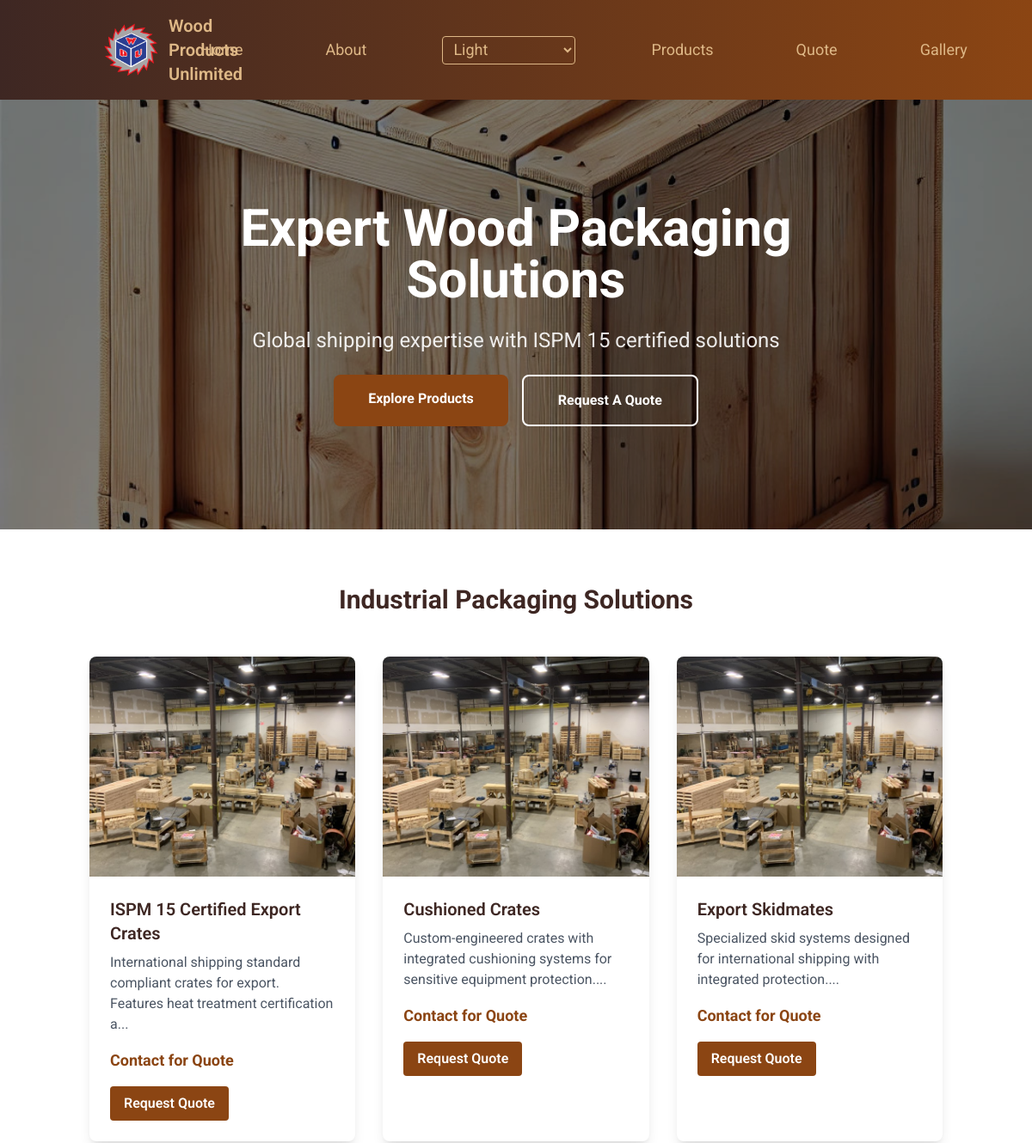
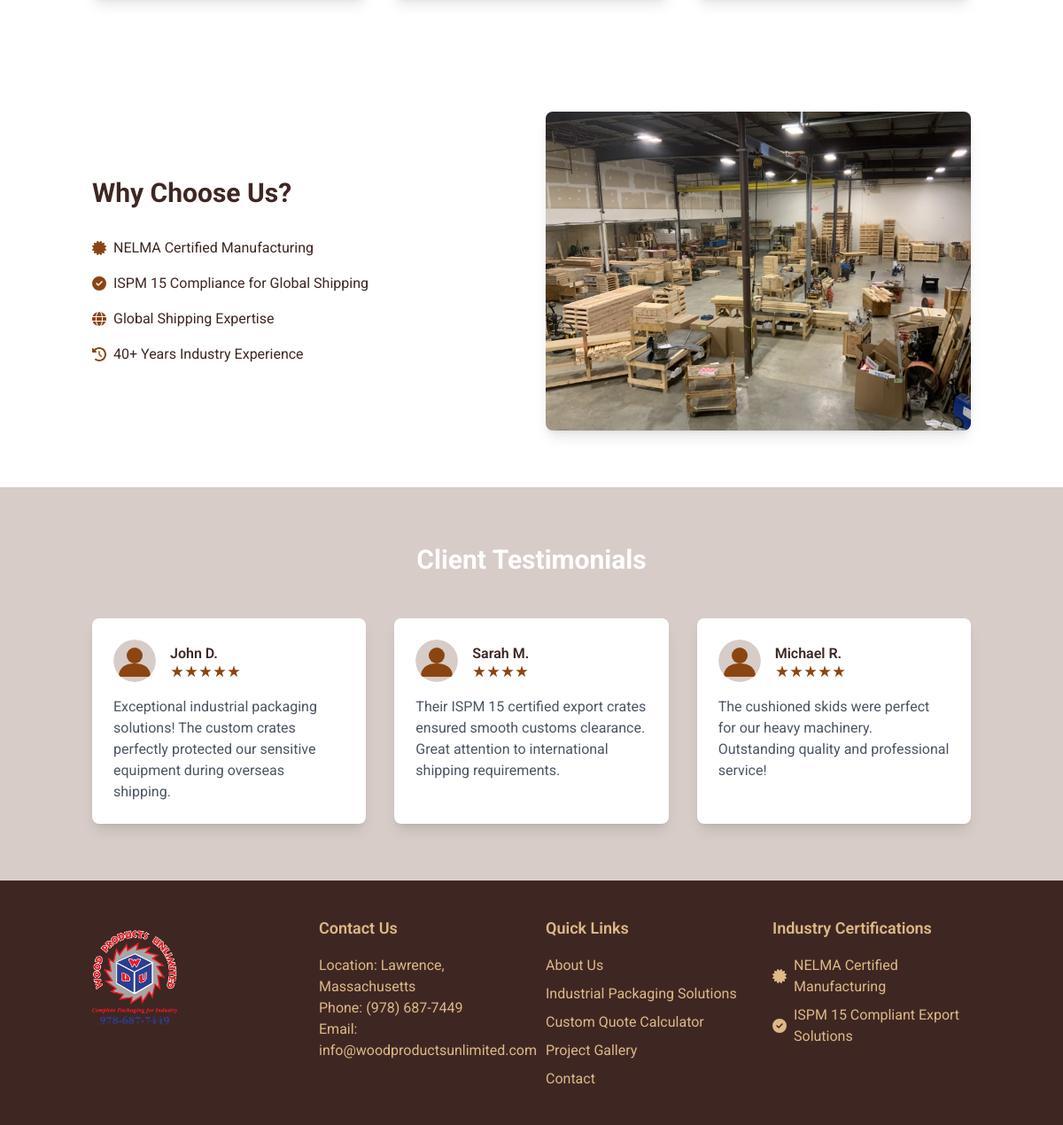
The page / on the database its author committed (2 pictures, top to bottom).
### models.py (models this page shows)
class Product(db.Model):
    id = db.Column(db.Integer, primary_key=True)
    name = db.Column(db.String(100), nullable=False)
    description = db.Column(db.Text, nullable=False)
    category = db.Column(db.String(50), nullable=False)
    package_type = db.Column(db.String(50), nullable=True)  # Added package_type field
    image_url = db.Column(db.String(200), nullable=False)
    price = db.Column(db.Float, nullable=False)
    created_at = db.Column(db.DateTime, default=datetime.utcnow)

class Testimonial(db.Model):
    id = db.Column(db.Integer, primary_key=True)
    client_name = db.Column(db.String(100), nullable=False)
    rating = db.Column(db.Integer, nullable=False)
    content = db.Column(db.Text, nullable=False)
    is_featured = db.Column(db.Boolean, default=False)
    created_at = db.Column(db.DateTime, default=datetime.utcnow)

### routes/public/routes.py (the view)
@public.route('/')
def index():
    try:
        print("Attempting to render index page")
        featured_products = Product.query.limit(3).all()
        testimonials = Testimonial.query.filter_by(is_featured=True).limit(3).all()
        print("Attempting to fetch featured products and testimonials...")
        print(f"Found {len(featured_products)} products and {len(testimonials)} testimonials")
        for idx, product in enumerate(featured_products):
            print(f"Product {idx + 1}:")
            print(f"  Name: {product.name}")
            print(f"  Description: {product.description}")
            print(f"  Image URL: {product.image_url}")
            print(f"  Category: {product.category}")
        for idx, testimonial in enumerate(testimonials):
            print(f"Testimonial {idx + 1}:")
            print(f"  Client Name: {testimonial.client_name}")
            print(f"  Rating: {testimonial.rating}")
            print(f"  Content: {testimonial.content}")
            print(f"  Featured: {testimonial.is_featured}")
        hero_variant = request.args.get('hero', '1')
        return render_template('index.html',
                             products=featured_products,
                             testimonials=testimonials,
                             hero_variant=hero_variant)
    except Exception as e:
        print(f"Error in index route: {str(e)}")
        return str(e), 500

### templates/index.html (shortened to what this page needs)
{% extends "base.html" %} {% block content %}
{% set hero_variant = request.args.get('hero', '2') %}
{% if hero_variant == '1' %}
<div class="bg-gradient-to-r from-wood-dark to-wood-brown text-white min-h-[300px] relative overflow-hidden">
    <div class="absolute inset-0 opacity-10 bg-pattern"></div>
    <div class="relative w-full">
        <div class="max-w-7xl mx-auto">
            <div class="grid grid-cols-1 md:grid-cols-2 min-h-[500px] relative">
                <div class="hero-content text-left flex flex-col justify-center z-10 space-y-6 px-6 py-12 md:py-16 md:px-12 lg:px-16">
                    <h1 class="text-3xl sm:text-4xl md:text-5xl font-bold leading-tight tracking-tight mb-4 hero-title">
                        Industrial Wood Packaging Solutions
                    </h1>
                    <p class="text-base sm:text-lg md:text-xl opacity-95 leading-relaxed font-medium max-w-xl hero-subtitle">
                        Custom-engineered wood packaging solutions for global
                        shipping and industrial applications
                    </p>
                    <div class="flex flex-col sm:flex-row gap-4 sm:space-x-4 mt-4">
                        <a href="/products"
                            class="bg-wood-brown hover:bg-wood-dark text-white font-bold py-3 px-8 rounded-lg transition duration-300 text-center">
                            View Solutions</a>
                        <a href="/quote"
                            class="border-2 border-white hover:bg-white hover:text-wood-dark text-white font-bold py-3 px-8 rounded-lg transition duration-300 text-center hero-cta">
                            Get Quote</a>
                    </div>
                </div>
                <div class="relative md:absolute md:right-0 md:top-0 h-[300px] md:h-full w-full md:w-[55%] xl:w-1/2">
                    <img src="/static/images/wood_crate.jpg" alt="Industrial Wood Packaging"
                        class="w-full h-full object-cover object-center" loading="eager"
                        fetchpriority="high" decoding="async" />
                </div>
            </div>
        </div>
    </div>
</div>
{% elif hero_variant == '2' %}
<div class="relative min-h-[500px] overflow-hidden">
    <div class="absolute inset-0">
        <img src="/static/images/wood_crate.jpg" alt="Industrial Wood Packaging"
            class="w-full h-full object-cover brightness-50" loading="eager" fetchpriority="high" decoding="async" />
    </div>
    <div class="relative max-w-7xl mx-auto px-4 py-24 flex items-center justify-center min-h-[500px]">
        <div class="text-center text-white space-y-6 max-w-3xl">
            <h1 class="text-4xl sm:text-5xl md:text-6xl font-bold leading-tight">
                Expert Wood Packaging Solutions
            </h1>
            <p class="text-xl sm:text-2xl opacity-90 mb-8">
                Global shipping expertise with ISPM 15 certified solutions
            </p>
            <div class="flex flex-col sm:flex-row justify-center gap-4">
                <a href="/products"
                    class="bg-wood-brown hover:bg-wood-dark text-white font-bold py-4 px-10 rounded-lg transition duration-300">
                    Explore Products</a>
                <a href="/quote"
                    class="bg-transparent border-2 border-white hover:bg-white hover:text-wood-dark text-white font-bold py-4 px-10 rounded-lg transition duration-300">
                    Request A Quote</a>
            </div>
        </div>
    </div>
</div>
{% endif %}
<div class="container mx-auto px-4 py-16">
    <h2 class="text-3xl font-bold text-center mb-12">
        Industrial Packaging Solutions
    </h2>
    <div class="grid grid-cols-1 md:grid-cols-3 gap-8">
        {% if products %}
            {% for product in products %}
        <div class="product-card group bg-white rounded-lg shadow-lg overflow-hidden transform hover:-translate-y-1 transition-all duration-300 ease-in-out">
            <div class="relative">
                <img
                    src="{{ product.image_url }}"
                    class="w-full h-64 object-cover"
                    loading="lazy"
                    alt="{{ product.name }}"
                    decoding="async"
                />
                <div class="p-6">
                    <h5 class="text-xl font-semibold mb-2">
                        {{ product.name }}
                    </h5>
                    <p class="text-gray-600 mb-4">
                        {{ product.description[:100] }}...
                    </p>
                    <p class="text-wood-brown font-bold text-lg mb-4">
                        Contact for Quote
                    </p>
                    <a
                        href="/quote?package_type={{ product.package_type|default('') }}&name={{ product.name|urlencode }}&description={{ product.description|urlencode }}"
                        class="inline-block bg-wood-brown hover:bg-wood-dark text-white font-semibold py-2 px-4 rounded transition duration-300"
                        >Request Quote</a
                    >
                </div>
            </div>
        </div>
        {% endfor %}
        {% else %}
            <div class="col-span-3 text-center py-8">
                <p class="text-gray-600">No products available at the moment.</p>
            </div>
        {% endif %}
    </div>
</div>
<div class="container mx-auto px-4 py-16">
    <div class="grid grid-cols-1 md:grid-cols-2 gap-8 items-center">
        <div>
            <h2 class="text-3xl font-bold mb-8">Why Choose Us?</h2>
            <ul class="space-y-4">
                <li class="flex items-center">
                    <i class="fas fa-certificate text-wood-brown mr-2"></i>
                    NELMA Certified Manufacturing
                </li>
                <li class="flex items-center">
                    <i class="fas fa-check-circle text-wood-brown mr-2"></i>
                    ISPM 15 Compliance for Global Shipping
                </li>
                <li class="flex items-center">
                    <i class="fas fa-globe text-wood-brown mr-2"></i> Global
                    Shipping Expertise
                </li>
                <li class="flex items-center">
                    <i class="fas fa-history text-wood-brown mr-2"></i> 40+
                    Years Industry Experience
                </li>
            </ul>
        </div>
        <div>
            <img
                src="/static/images/workshop.jpg"
                class="rounded-lg shadow-lg"
                loading="lazy"
                decoding="async"
                alt="Industrial Workshop"
            />
        </div>
    </div>
</div>
<div class="bg-wood-accent bg-opacity-10 py-16">
    <div class="container mx-auto px-4">
        <h2 class="text-3xl font-bold text-center text-white mb-12">
            Client Testimonials
        </h2>
        <div class="grid grid-cols-1 md:grid-cols-3 gap-8">
            {% if testimonials %}
                {% for testimonial in testimonials %}
            <div
                class="testimonial-card group bg-white p-6 rounded-lg shadow-lg transform hover:-translate-y-1 transition-all duration-300 ease-in-out hover:shadow-xl"
            >
                <div class="flex items-center mb-4">
                    <img
                        src="/static/images/avatar-placeholder.svg"
                        alt="Client"
                        class="w-12 h-12 rounded-full mr-4"
                        loading="lazy"
                        decoding="async"
                    />
                    <div>
                        <h4 class="font-semibold text-wood-dark">
                            {{ testimonial.client_name }}
                        </h4>
                        <div class="flex">
                            {% for _ in range(testimonial.rating) %}
                            <img
                                src="/static/images/star.svg"
                                alt="star"
                                class="w-4 h-4"
                                loading="lazy"
                            />
                            {% endfor %}
                        </div>
                    </div>
                </div>
                <p class="text-gray-600">{{ testimonial.content }}</p>
            </div>
            {% endfor %}
            {% else %}
                <div class="col-span-3 text-center py-8">
                    <p class="text-gray-600">No testimonials available at the moment.</p>
                </div>
            {% endif %}
        </div>
    </div>
</div>
{% endblock %}

### rows shown on the page
Product: image_url (picture), name "ISPM 15 Certified Export Crates", description "International shipping standard compliant crates for export. Features heat treatment certification a"
Product: image_url (picture), name "Cushioned Crates", description "Custom-engineered crates with integrated cushioning systems for sensitive equipment protection."
Product: image_url (picture), name "Export Skidmates", description "Specialized skid systems designed for international shipping with integrated protection."
Testimonial: client_name "John D.", rating 5 (drawn), content "Exceptional industrial packaging solutions! The custom crates perfectly protected our sensitive equipment during overseas shipping."
Testimonial: client_name "Sarah M.", rating 4 (drawn), content "Their ISPM 15 certified export crates ensured smooth customs clearance. Great attention to international shipping requirements."
Testimonial: client_name "Michael R.", rating 5 (drawn), content "The cushioned skids were perfect for our heavy machinery. Outstanding quality and professional service!"
